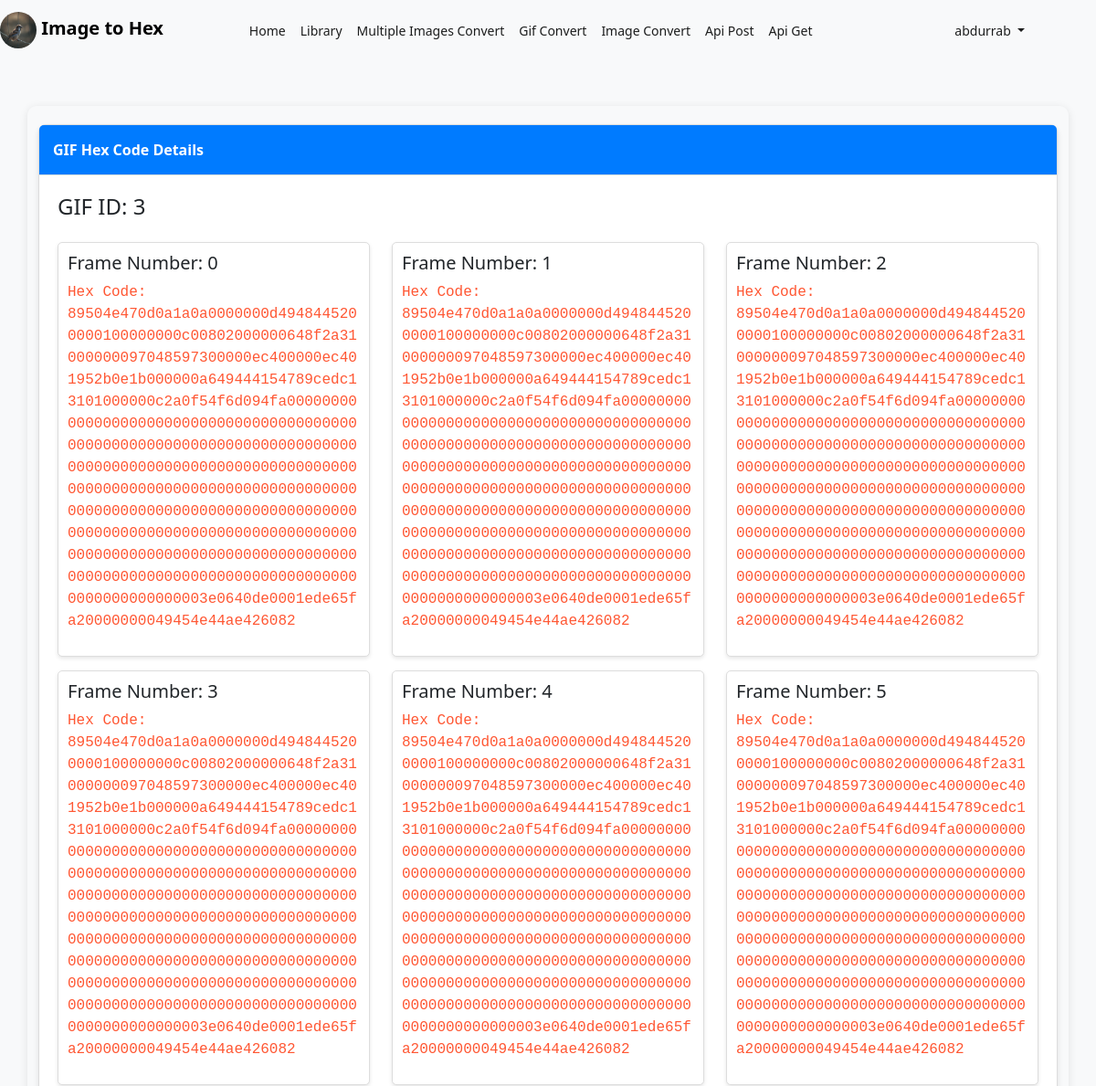
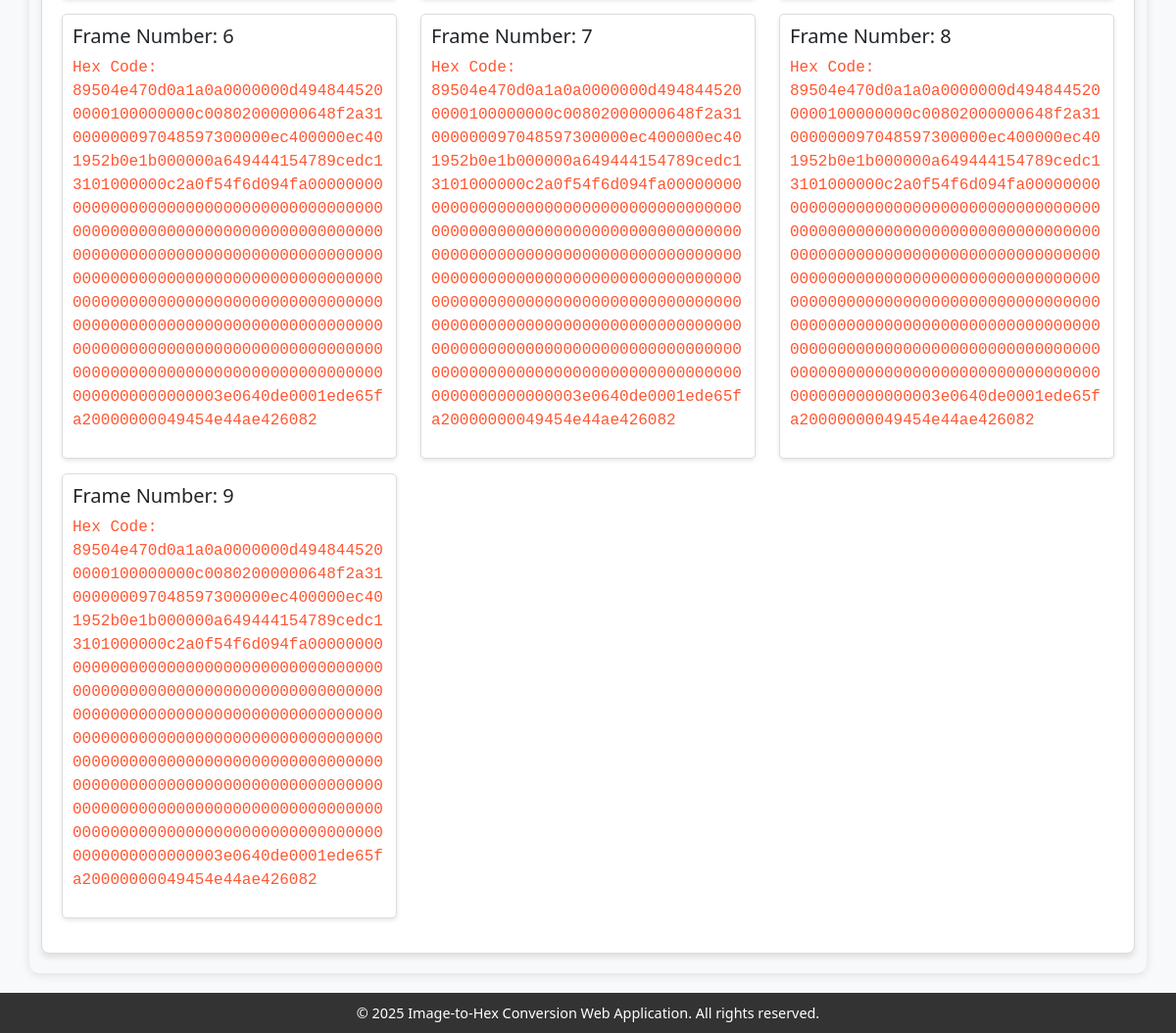
The page /gifhexcoderesult.php?id=3 (signed in) on the database its author committed (2 pictures, top to bottom).
### tables this page shows
CREATE TABLE `gif_frames` (
  `id` int(11) NOT NULL,
  `gif_id` int(11) NOT NULL,
  `frame_number` int(11) NOT NULL,
  `hex_code` text NOT NULL,
  `user_id` int(11) NOT NULL,
  `created_at` timestamp NOT NULL DEFAULT current_timestamp()
);

### gifhexcoderesult.php (the view, shortened to what this page needs)
<?php
include 'includes/db.php';
include 'header.php';
if (!empty($_GET['id'])) {
    $gif_id = intval($_GET['id']);
    $sql = "SELECT * FROM gif_frames WHERE gif_id = ?";
    $stmt = $conn->prepare($sql);
    $stmt->bind_param('i', $gif_id);
    $stmt->execute();
    $result = $stmt->get_result();
    if ($result->num_rows > 0) {
        ?>
        <!DOCTYPE html>
        <html lang="en">
        <head>
            <link href="https://cdn.jsdelivr.net/npm/bootstrap@5.3.0/dist/css/bootstrap.min.css" rel="stylesheet">
        </head>
        <body>
        <main class="container">
            <div class="card">
                <div class="card-header">GIF Hex Code Details</div>
                <div class="card-body">
                    <h4 class="mb-4">GIF ID: <?php echo htmlspecialchars($gif_id); ?></h4>
                    <div class="row">
                        <?php
                        while ($row = $result->fetch_assoc()) {
                            $frame_number = $row['frame_number'];
                            $hex_code = $row['hex_code'];
                            ?>
                            <div class="col-md-4">
                                <div class="frame-item">
                                    <h5>Frame Number: <?php echo htmlspecialchars($frame_number); ?></h5>
                                    <p class="hex-code">Hex Code: <?php echo htmlspecialchars($hex_code); ?></p>
                                </div>
                            </div>
                            <?php
                        }
                        ?>
                    </div>
                </div>
            </div>
        </main>
        </body>
        </html>
        <?php
    } else {
        echo "<p class='error'>No frames found for the provided GIF ID.</p>";
    }
} else {
    echo "<p class='error'>Invalid GIF ID.</p>";
}
include 'footer.php';
?>

### styles.css (style rules this page uses)
body, h1, h2, h3, p, ul, ol, li { margin: 0; padding: 0; box-sizing: border-box; }
body { font-family: Arial, sans-serif; line-height: 1.6; color: #333; background: #f3eeee; display: flex; flex-direction: column; min-height: 100vh; margin: 0; }
main { flex: 1; padding: 20px; border-radius: 10px; box-shadow: 0 2px 10px rgba(0, 0, 0, 0.1); margin: 0 auto; }

### gifhexcoderesult.php (style rules this page uses)
body { background-color: #f8f9fa; }
.container { margin-top: 30px; }
.card { border: 1px solid #ddd; border-radius: 8px; box-shadow: 0 4px 6px rgba(0, 0, 0, 0.1); }
.card-header { background-color: #007bff; color: white; font-weight: bold; padding: 15px; border-bottom: 1px solid #ddd; }
.card-body { padding: 20px; }
.frame-item { background-color: #fff; border: 1px solid #ddd; border-radius: 5px; margin-bottom: 15px; padding: 10px; box-shadow: 0 2px 4px rgba(0, 0, 0, 0.1); }
.hex-code { font-family: monospace; color: #ff5733; word-break: break-word; }

### rows shown on the page
gif_frames: frame_number "0", hex_code "89504e470d0a1a0a0000000d4948445200000100000000c00802000000648f2a31000000097048597300000ec400000ec401952b0e1b000000a649444154789cedc13101000000c2a0f54f6d094fa000000000000000000000000000000000000000000000000000000000000000000000000000000000000000000000000000000000000000000000000000000000000000000000000000000000000000000000000000000000000000000000000000000000000000000000000000000000000000000000000000000000000000000000000000000000000000000000003e0640de0001ede65fa20000000049454e44ae426082"
gif_frames: frame_number "1", hex_code "89504e470d0a1a0a0000000d4948445200000100000000c00802000000648f2a31000000097048597300000ec400000ec401952b0e1b000000a649444154789cedc13101000000c2a0f54f6d094fa000000000000000000000000000000000000000000000000000000000000000000000000000000000000000000000000000000000000000000000000000000000000000000000000000000000000000000000000000000000000000000000000000000000000000000000000000000000000000000000000000000000000000000000000000000000000000000000003e0640de0001ede65fa20000000049454e44ae426082"
gif_frames: frame_number "2", hex_code "89504e470d0a1a0a0000000d4948445200000100000000c00802000000648f2a31000000097048597300000ec400000ec401952b0e1b000000a649444154789cedc13101000000c2a0f54f6d094fa000000000000000000000000000000000000000000000000000000000000000000000000000000000000000000000000000000000000000000000000000000000000000000000000000000000000000000000000000000000000000000000000000000000000000000000000000000000000000000000000000000000000000000000000000000000000000000000003e0640de0001ede65fa20000000049454e44ae426082"
gif_frames: frame_number "3", hex_code "89504e470d0a1a0a0000000d4948445200000100000000c00802000000648f2a31000000097048597300000ec400000ec401952b0e1b000000a649444154789cedc13101000000c2a0f54f6d094fa000000000000000000000000000000000000000000000000000000000000000000000000000000000000000000000000000000000000000000000000000000000000000000000000000000000000000000000000000000000000000000000000000000000000000000000000000000000000000000000000000000000000000000000000000000000000000000000003e0640de0001ede65fa20000000049454e44ae426082"
gif_frames: frame_number "4", hex_code "89504e470d0a1a0a0000000d4948445200000100000000c00802000000648f2a31000000097048597300000ec400000ec401952b0e1b000000a649444154789cedc13101000000c2a0f54f6d094fa000000000000000000000000000000000000000000000000000000000000000000000000000000000000000000000000000000000000000000000000000000000000000000000000000000000000000000000000000000000000000000000000000000000000000000000000000000000000000000000000000000000000000000000000000000000000000000000003e0640de0001ede65fa20000000049454e44ae426082"
gif_frames: frame_number "5", hex_code "89504e470d0a1a0a0000000d4948445200000100000000c00802000000648f2a31000000097048597300000ec400000ec401952b0e1b000000a649444154789cedc13101000000c2a0f54f6d094fa000000000000000000000000000000000000000000000000000000000000000000000000000000000000000000000000000000000000000000000000000000000000000000000000000000000000000000000000000000000000000000000000000000000000000000000000000000000000000000000000000000000000000000000000000000000000000000000003e0640de0001ede65fa20000000049454e44ae426082"
gif_frames: frame_number "6", hex_code "89504e470d0a1a0a0000000d4948445200000100000000c00802000000648f2a31000000097048597300000ec400000ec401952b0e1b000000a649444154789cedc13101000000c2a0f54f6d094fa000000000000000000000000000000000000000000000000000000000000000000000000000000000000000000000000000000000000000000000000000000000000000000000000000000000000000000000000000000000000000000000000000000000000000000000000000000000000000000000000000000000000000000000000000000000000000000000003e0640de0001ede65fa20000000049454e44ae426082"
gif_frames: frame_number "7", hex_code "89504e470d0a1a0a0000000d4948445200000100000000c00802000000648f2a31000000097048597300000ec400000ec401952b0e1b000000a649444154789cedc13101000000c2a0f54f6d094fa000000000000000000000000000000000000000000000000000000000000000000000000000000000000000000000000000000000000000000000000000000000000000000000000000000000000000000000000000000000000000000000000000000000000000000000000000000000000000000000000000000000000000000000000000000000000000000000003e0640de0001ede65fa20000000049454e44ae426082"
gif_frames: frame_number "8", hex_code "89504e470d0a1a0a0000000d4948445200000100000000c00802000000648f2a31000000097048597300000ec400000ec401952b0e1b000000a649444154789cedc13101000000c2a0f54f6d094fa000000000000000000000000000000000000000000000000000000000000000000000000000000000000000000000000000000000000000000000000000000000000000000000000000000000000000000000000000000000000000000000000000000000000000000000000000000000000000000000000000000000000000000000000000000000000000000000003e0640de0001ede65fa20000000049454e44ae426082"
gif_frames: frame_number "9", hex_code "89504e470d0a1a0a0000000d4948445200000100000000c00802000000648f2a31000000097048597300000ec400000ec401952b0e1b000000a649444154789cedc13101000000c2a0f54f6d094fa000000000000000000000000000000000000000000000000000000000000000000000000000000000000000000000000000000000000000000000000000000000000000000000000000000000000000000000000000000000000000000000000000000000000000000000000000000000000000000000000000000000000000000000000000000000000000000000003e0640de0001ede65fa20000000049454e44ae426082"

### other values the page prints
$_SESSION['username'] "abdurrab"
$gif_id "3"
